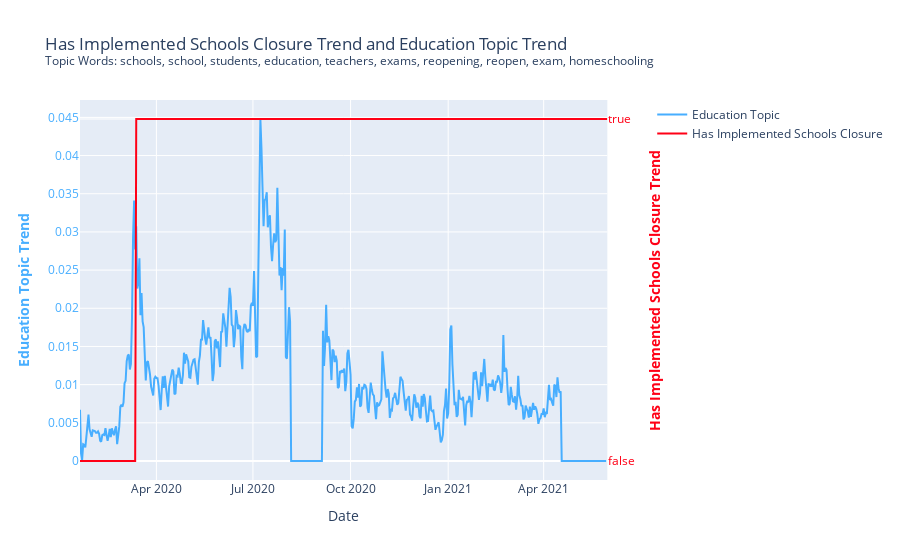

The cell this chart's notebook holds for it:
### Code cell
plot_epi_topic_trends('has_implemented_schools_closure', 6, dates, overlapping_dates, model)

### Figure 1 — Plotly figure (JSON) as saved in the notebook; plotly's stock layout.template omitted (floating-point values rounded to 4 significant figures; data arrays with more than 128 entries replaced by an {"elided": "..."} marker saying what was removed)
{"data": [{"marker": {"color": "#47AEFF"}, "mode": "lines", "name": "Education Topic", "type": "scatter", "x": {"elided": "498 str values"}, "xaxis": "x", "y": {"elided": "497 float values"}, "yaxis": "y"}, {"marker": {"color": "#FF0016"}, "mode": "lines", "name": "Has Implemented Schools Closure", "type": "scatter", "x": {"elided": "498 str values"}, "xaxis": "x", "y": {"elided": "498 bool values"}, "yaxis": "y2"}], "layout": {"title": {"text": "Has Implemented Schools Closure Trend and Education Topic Trend <br><sup>Topic Words: schools, school, students, education, teachers, exams, reopening, reopen, exam, homeschooling</sup>"}, "xaxis": {"anchor": "y", "domain": [0, 0.94], "title": {"text": "Date"}}, "yaxis": {"anchor": "x", "color": "#47AEFF", "domain": [0, 1], "title": {"text": "<b>Education Topic Trend</b>"}}, "yaxis2": {"anchor": "x", "color": "#FF0016", "overlaying": "y", "side": "right", "title": {"text": "<b>Has Implemented Schools Closure Trend</b>"}}}}
